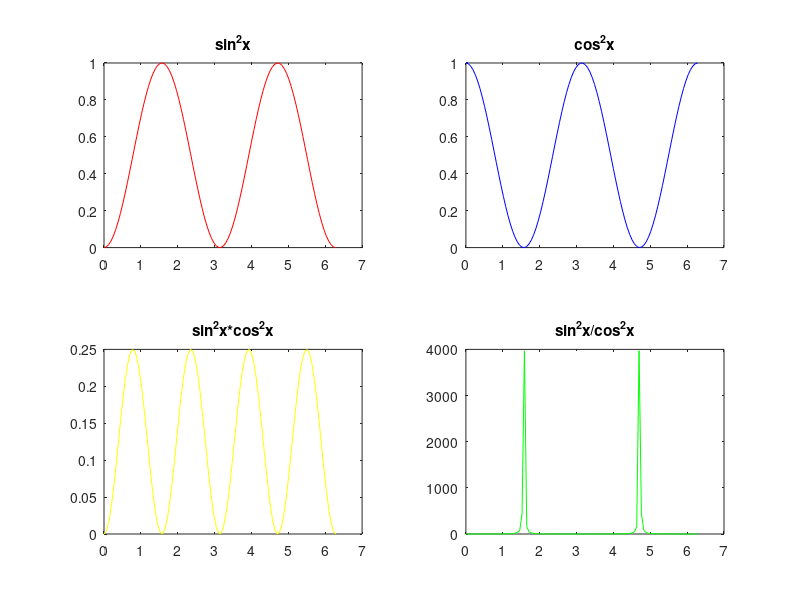

Reproduce this figure in MATLAB.
clc
clear
x=linspace(0,2*pi,100);
y=sin(x).*sin(x);
z=cos(x).*cos(x);
w=sin(x).*sin(x).*cos(x).*cos(x);
v=sin(x).*sin(x)./(cos(x).*cos(x));
subplot(2,2,1);
        plot(x,y,'r')
             title('sin^2x');
subplot(2,2,2);
        plot(x,z,'b')
             title('cos^2x');
subplot(2,2,3);
        plot(x,w,'y')
             title('sin^2x*cos^2x');
subplot(2,2,4);
        plot(x,v,'g')
             title('sin^2x/cos^2x');
